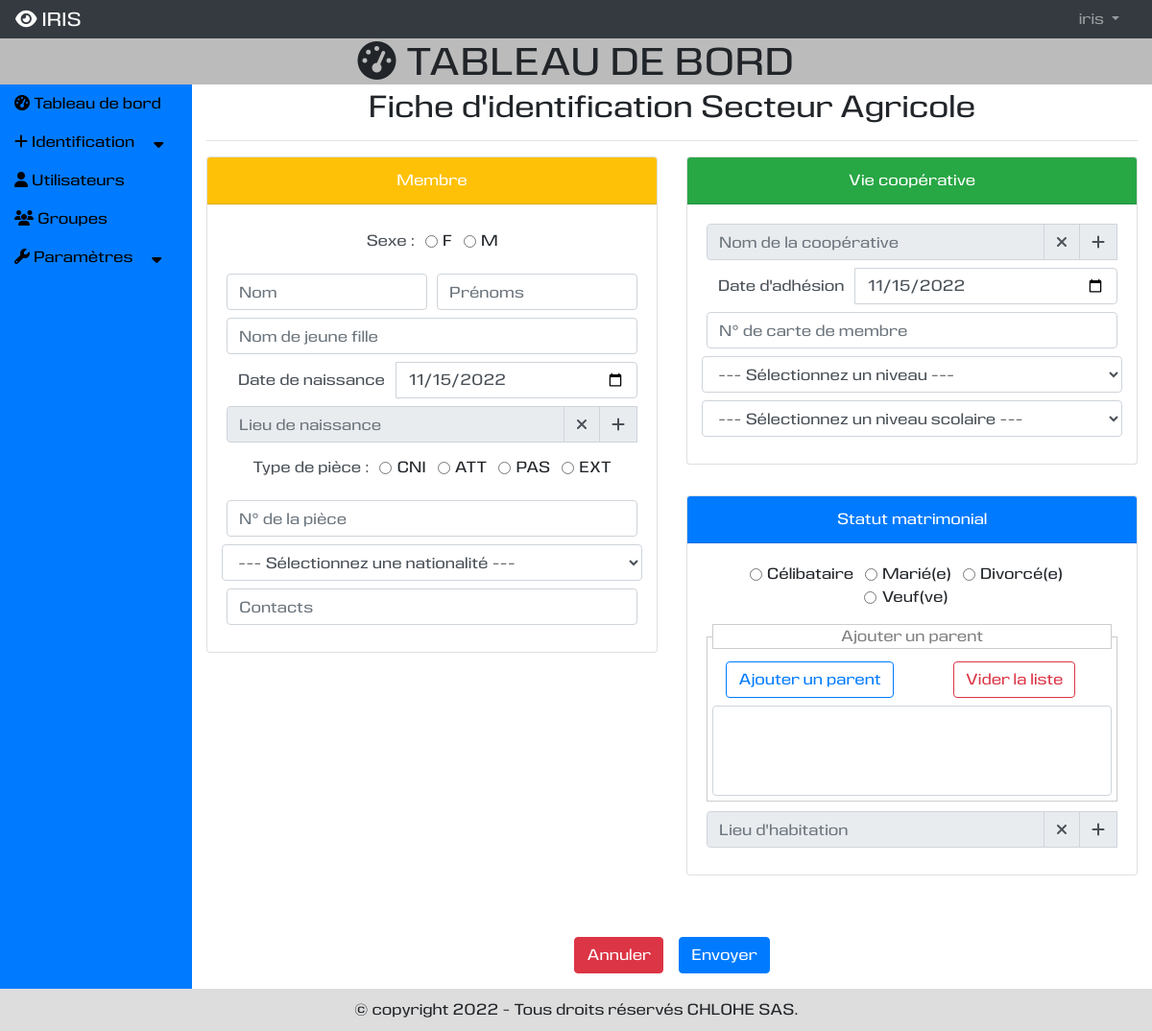
The app's page /presentation/ajouter-secteuragricole/ (signed in) with its own data.
### etatcivil/models.py (models this page shows, shortened)
class TypePiece(models.Model):
    type = models.CharField(max_length=100, unique=True)
    libelle = models.CharField(max_length=250, verbose_name="Libellé", unique=True)

class SituationMatrimoniale(models.Model):
    situation = models.CharField(max_length=50, unique=True)

### presentation/views.py (the view)
# urls.py: path('ajouter-secteuragricole/', views.ajouter_secteuragricole, name='ajouter_secteuragricole'),
@login_required
@permission_required('vieprofessionnelle.add_membre', raise_exception=True)
def ajouter_secteuragricole(request):
    typepieces = TypePiece.objects.order_by('id')
    nationalites = Nationalite.objects.order_by('id')
    niveaux = Niveau.objects.order_by('id')
    situationmatrimoniales = SituationMatrimoniale.objects.order_by('id')
    districts = District.objects.order_by("libelle")
    regions = Region.objects.order_by("libelle")
    departements = Departement.objects.order_by("libelle")
    villes = Ville.objects.order_by("libelle")
    communes = Commune.objects.order_by("libelle")
    secteuragricoles = SecteurAgricole.objects.order_by("nom")
    typeparents = TypeParent.objects.order_by("libelle")
    parents = Parent.objects.order_by("nomprenoms")
    context = {
        'titre': "Identification - Secteur Agricole",
        'typepieces': typepieces,
        'nationalites': nationalites,
        'niveaux': niveaux,
        'situationmatrimoniales': situationmatrimoniales,
        "districts": districts,
        "regions": regions,
        "departements": departements,
        "villes": villes,
        "communes": communes,
        "secteuragricoles": secteuragricoles,
        "typeparents": typeparents,
        "parents": parents,
    }
    if request.method == "POST":
        parents = request.POST.getlist('parent', None)
        for p in parents:
            print(p)
    return render(request,"presentation/secteuragricole.html", context)

### presentation/templates/presentation/secteuragricole.html (shortened to what this page needs)
{% extends 'utilisateur/base.html' %}
{% load static %}
{% block tableau_de_bord %}
<h2 class="text-center mt-1">
    Fiche d'identification Secteur Agricole
</h2>
<hr />
<form method="post" action="{% url 'presentation:ajouter_secteuragricole' %}" enctype="multipart/form-data" autocomplete="off">
    <div class="row mt-3 mb-3 text-center">
        <div class="col-md-6 mb-3">
            <div class="card">
                <div class="card-header text-white bg-warning">Membre</div>
                <div class="card-body">
                    <div class="input-group mb-3 justify-content-center">
                        <div class="input-group-prepend">
                          <label class="input-group-text label-sans-fond">Sexe : </label>
                      </div>
                        <div class="form-check form-check-inline">
                            <input class="form-check-input" type="radio" name="sexe" id="sexefemme" value="F">
                            <label class="form-check-label" for="sexefemme">F</label>
                        </div>
                        <div class="form-check form-check-inline">
                            <input class="form-check-input" type="radio" name="sexe" id="sexehomme" value="M">
                            <label class="form-check-label" for="sexehomme">M</label>
                        </div>
                    </div>
                    <div class="form-row mb-2">
                        <div class="col">
                          <input type="text" name="nom" class="form-control" placeholder="Nom">
                        </div>
                        <div class="col">
                          <input type="text" name="prenoms" class="form-control" placeholder="Prénoms">
                        </div>
                    </div>
                    <div class="form-row mb-2" id="nomjeunefille">
                        <div class="col">
                          <input type="text" name="nomjeunefille" class="form-control" placeholder="Nom de jeune fille">
                        </div>
                    </div>
                    <div class="input-group mb-2">
                        <div class="input-group-prepend">
                            <span class="input-group-text label-sans-fond">Date de naissance</span>
                        </div>
                        <input type="date" name="date_naissance" value="{% now 'Y-m-d' %}" class="form-control" >
                    </div>
                    <div class="input-group mb-2">
                          <input type="text" name="lieunaissancetexte" id="label_naissance" class="form-control" placeholder="Lieu de naissance" readonly>
                            <div class="input-group-append">
                                <span class="input-group-text btn btn-danger" id="label_naissance_times" title="Annuler"><i class="fas fa-times"></i></span>
                            </div>
                            <div class="input-group-append">
                                <span class="input-group-text btn btn-success" id="label_naissance_plus" title="Ajouter un lieu de naissance" data-toggle="modal" data-target="#date_de_naissance_Modal" data-backdrop="static"><i class="fas fa-plus"></i></span>
                            </div>
                    </div>
                    <div class="input-group mb-3 justify-content-center">
                        <div class="input-group-prepend">
                          <label class="input-group-text label-sans-fond">Type de pièce : </label>
                      </div>
                        {% for typepiece in typepieces %}
                        <div class="form-check form-check-inline">
                            <input class="form-check-input" type="radio" name="typepiece" id="typepiece{{typepiece.id}}" value="{{typepiece.id}}">
                            <label class="form-check-label" for="typepiece{{typepiece.id}}">{{typepiece.type}}</label>
                        </div>
                        {% endfor %}
                    </div>
                    <div class="form-row mb-2">
                        <div class="col">
                          <input type="text" name="numeropiece" class="form-control" placeholder="N° de la pièce ">
                        </div>
                    </div>
                    <div class="form-row mb-2">
                      <select name="nationalite" id="select_nationalite" class="form-control" required>
                          <option value="" selected>--- Sélectionnez une nationalité ---</option>
                      </select>
                  </div>
                    <div class="form-row mb-2">
                        <div class="col">
                          <input type="text" name="contact" class="form-control" placeholder="Contacts">
                        </div>
                    </div>
                </div>
            </div>
        </div>
        <div class="col-md-6 mb-3">
            <div class="row mb-3 text-center">
                <div class="col-md-12 mb-3">
                    <div class="card text-white">
                    <div class="card-header bg-success">Vie coopérative</div>
                    <div class="card-body">
                        <div class="input-group mb-2">
                              <input type="text" name="cooperative_texte" id="cooperative_texte" value="" class="form-control" placeholder="Nom de la coopérative" readonly>
                                <div class="input-group-append">
                                    <span class="input-group-text btn btn-danger" id="label_cooperative_times" title="Annuler"><i class="fas fa-times"></i></span>
                                </div>
                                <div class="input-group-append">
                                    <span class="input-group-text btn btn-success" id="label_cooperative_plus" title="Ajouter une coopérative" data-toggle="modal" data-target="#cooperative_Modal" data-backdrop="static"><i class="fas fa-plus"></i></span>
                                </div>
                        </div>
                        <div class="input-group mb-2">
                            <div class="input-group-prepend">
                                <span class="input-group-text label-sans-fond">Date d'adhésion</span>
                            </div>
                            <input type="date" name="dateadhesion" value="{% now 'Y-m-d' %}" class="form-control" >
                        </div>
                        <div class="form-row mb-2">
                            <div class="col">
                              <input type="text" name="numero_carte" class="form-control" placeholder="N° de carte de membre">
                            </div>
                        </div>
                        <div class="form-row mb-2">
                            <select name="niveau" id="niveau" class="form-control" required>
                                <option value="" selected>--- Sélectionnez un niveau ---</option>
                            </select>
                        </div>
                        <div class="form-row mb-2">
                            <select name="niveauscolaire" id="niveauscolaire" class="form-control" required>
                                <option value="" selected>--- Sélectionnez un niveau scolaire ---</option>
                            </select>
                        </div>
                    </div>
                </div>
                </div>
            </div>
            <div class="row mb-3 text-center">
                <div class="col-md-12 mb-3">
                    <div class="card">
                    <div class="card-header text-white bg-primary">Statut matrimonial</div>
                    <div class="card-body">
                        <div class="input-group mb-3 justify-content-center">
                            {% for situationmatrimoniale in situationmatrimoniales %}
                            <div class="form-check form-check-inline">
                                <input class="form-check-input" type="radio" name="situationmatrimoniale" id="situationmatrimoniale{{situationmatrimoniale.id}}" value="{{situationmatrimoniale.id}}">
                                <label class="form-check-label" for="situationmatrimoniale{{situationmatrimoniale.id}}">{{situationmatrimoniale.situation}}</label>
                            </div>
                            {% endfor %}
                        </div>
                        <fieldset style="border:1px solid #CCC; margin-bottom:10px; padding:5px;">
                            <legend style="font-size:1em;color:gray;border:1px solid #CCC;">
                                Ajouter un parent
                            </legend>
                            <div class="form-row mb-2">
                                <div class="col">
                                  <input type="button" id="parent_ajouter" class="btn btn-outline-primary" value="Ajouter un parent" data-toggle="modal" data-target="#liste_parent_Modal" data-backdrop="static">
                                </div>
                                <div class="col">
                                  <input type="button" id="parent_annuler" class="btn btn-outline-danger" value="Vider la liste">
                                </div>
                            </div>
                            <select name="parent" id="parent_liste" class="custom-select" multiple>
                            </select>
                        </fieldset>
                        <div class="input-group mb-2">
                            <input type="text" name="label_lieu_habitation" id="label_lieu_habitation" class="form-control" placeholder="Lieu d'habitation" readonly>
                            <div class="input-group-append">
                                <span class="input-group-text btn btn-danger" id="lieu_habitation_times" title="Annuler"><i class="fas fa-times"></i></span>
                            </div>
                            <div class="input-group-append">
                                <span class="input-group-text btn btn-success" id="label_lieu_habitation_plus" title="Ajouter un lieu d'habitation" data-toggle="modal" data-target="#lieu_habitation_Modal" data-backdrop="static"><i class="fas fa-plus"></i></span>
                            </div>
                        </div>
                    </div>
                </div>
                </div>
            </div>
        </div>
    </div>
    <div class="input-group mb-3 justify-content-center">
        <input type="reset" value="Annuler" class="btn btn-danger mr-3">
        <input type="submit" value="Envoyer" name="envoyer" class="btn btn-primary">
    </div>
</form>
{% endblock %}

### templates/nav.html (shortened to what this page needs)
<nav class="navbar navbar-expand-md bg-dark navbar-dark">
  <a class="navbar-brand" href="{% url 'presentation:index' %}"><i class="fas fa-eye"></i> IRIS</a>
  <div class="collapse navbar-collapse" id="collapsNavbar">
    <ul class="navbar-nav">
      {% if not user.is_authenticated %}
      <li class="nav-item">
        <a class="nav-link" href="{% url 'utilisateur:connexion' %}">Connexion</a>
      </li>
      <li class="nav-item">
        <a class="nav-link" href="{% url 'utilisateur:inscription' 0 %}">S'inscrire</a>
      </li>
      {% else %}
      <li class="nav-item dropdown" style="position: relative;">
        <a class="nav-link dropdown-toggle" href="#" id="navbardrop" data-toggle="dropdown">
          {{user.get_username}}
        </a>
      </li>
      {% endif %}
    </ul>
  </div>
</nav>

### static/css/css.css (style rules this page uses)
body { margin: 0px; padding: 0px; background : #EEE; font-family: 'eurocinewebfont'; }
nav { margin: 0px; padding: 0px; padding: 10px 10px 0px 10px; height: 40px; background: #DDD; }
nav div { display: flex; flex-direction: row; flex-wrap: wrap; justify-content: flex-end; }
nav div ul { margin: 0px; padding: 0px; list-style-type: none; }
nav div ul li { display: inline-block; margin-right: 10px; }
nav div ul li a { text-decoration: none; }
.label-sans-fond { background:none; border:none; }

### records on screen
TypePiece: type "CNI"
TypePiece: type "ATT"
TypePiece: type "PAS"
TypePiece: type "EXT"
SituationMatrimoniale: situation "Célibataire"
SituationMatrimoniale: situation "Marié(e)"
SituationMatrimoniale: situation "Divorcé(e)"
SituationMatrimoniale: situation "Veuf(ve)"

### other values on screen
{{ user.get_username }} "iris"
{{ annee }} "2022"
